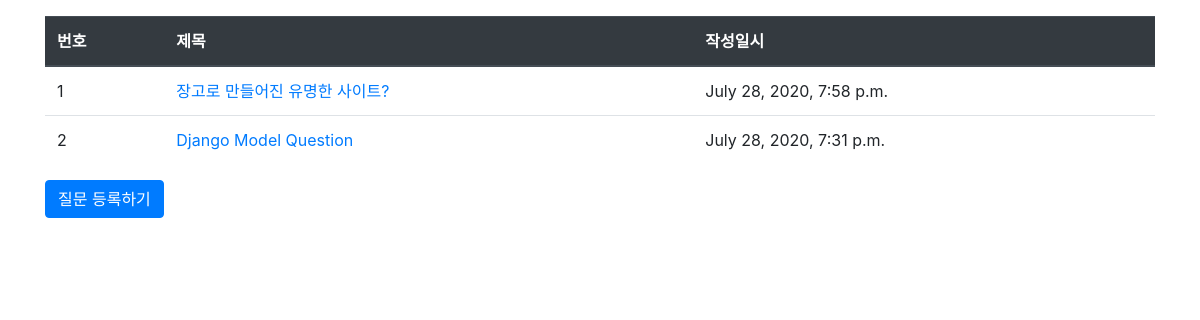
Page /pybo/ on the earlier database version.
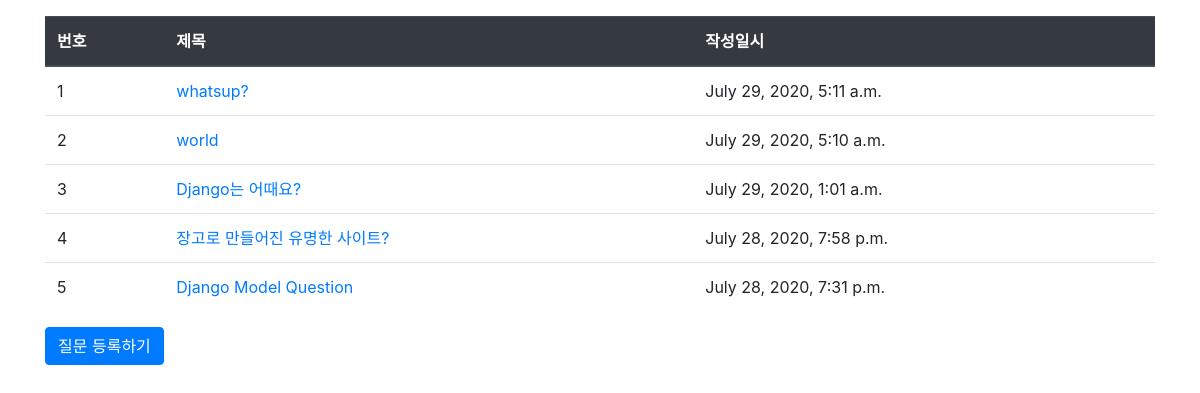
Same page on the later database version.
### pybo/models.py (models this page shows, shortened)
class Question(models.Model):
  subject = models.CharField(max_length=200)
  content = models.TextField()
  create_date = models.DateTimeField()

### pybo/views.py (the view)
# urls.py: path('', views.index, name="index"),
def index(request):
    question_list = Question.objects.order_by('-create_date')
    context = {'question_list': question_list}
    return render(request, 'pybo/question_list.html', context)

### templates/pybo/question_list.html (shortened to what this page needs)
{% extends 'base.html' %}
{% block content %}
<div class="container my-3">
  <table class="table">
      <thead>
      <tr class="thead-dark">
          <th>번호</th>
          <th>제목</th>
          <th>작성일시</th>
      </tr>
      </thead>
      <tbody>
      {% if question_list %}
        {% for question in question_list %}
        <tr>
            <td>{{ forloop.counter }}</td>
            <td>
                <a href="{% url 'pybo:detail' question.id %}">{{ question.subject }}</a>
            </td>
            <td>{{ question.create_date }}</td>
        </tr>
        {% endfor %}
      {% else %}
        <tr>
            <td colspan="3">there is no question.</td>
        </tr>
      {% endif %}
      </tbody>
  </table>
  <a href="{% url 'pybo:question_create' %}" class="btn btn-primary">질문 등록하기</a>
</div>
{% endblock %}

### templates/base.html (shortened to what this page needs)
{% load static %}
<!doctype html>
<html lang="en">
<head>
    <link rel="stylesheet" type="text/css" href="{% static 'bootstrap.min.css' %}">
    <link rel="stylesheet" type="text/css" href="{% static 'style.css' %}">
</head>
<body>
{% block content %}
{% endblock %}
</body>
</html>

Differences in the rows shown:
added Question: subject "whatsup?", create_date "July 29, 2020, 5:11 a.m."
added Question: subject "world", create_date "July 29, 2020, 5:10 a.m."
added Question: subject "Django는 어때요?", create_date "July 29, 2020, 1:01 a.m."
